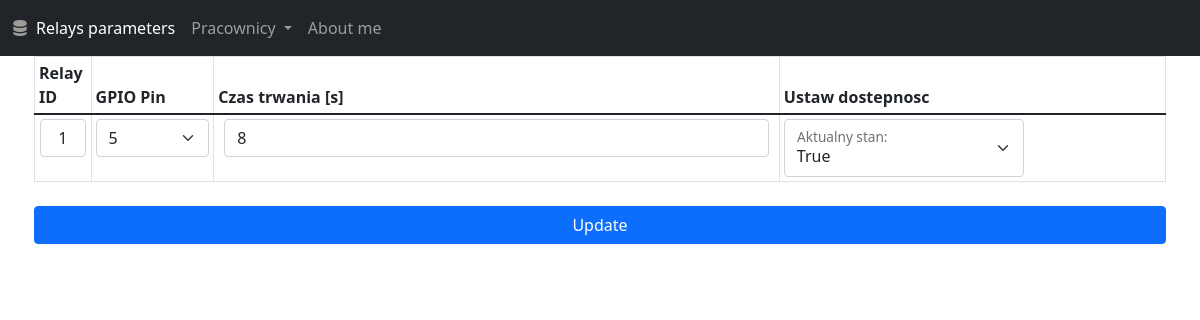
/database_update/1, run on an earlier commit of the app's database.
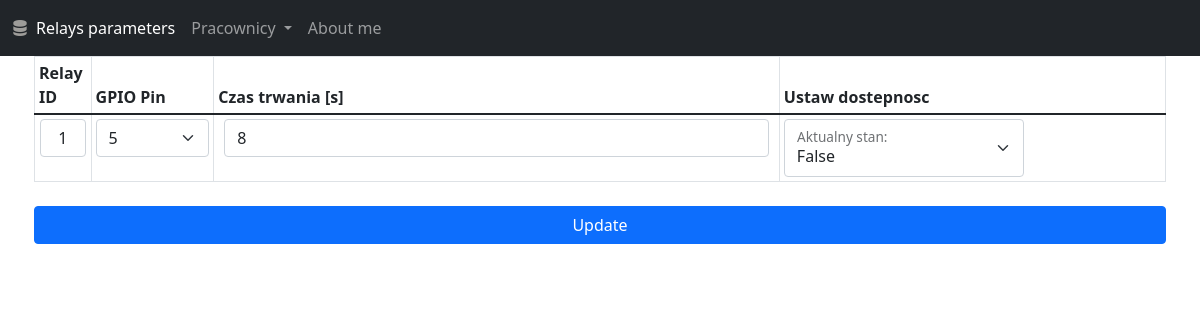
And on a later commit of the database.
### app.py (models this page shows, shortened)
class RelayDB(db.Model):
    __tablename__ = 'relays'
    id = db.Column(db.Integer, primary_key=True)
    pin = db.Column(db.Integer)
    duration = db.Column(db.Integer)
    active = db.Column(db.Boolean)

### app.py (the view)
@app.route('/database_update/<int:id>', methods=['GET', 'POST'])
def update(id):
    event_to_update = RelayDB.query.get_or_404(id)
    if request.method == "POST":
        event_to_update.pin = int(request.form['gpio_pin_number'])
        event_to_update.duration = int(request.form['duration_time'])
        event_to_update.active = int(request.form['is_enable'])
        print("Updated event_to_update:", event_to_update)
        try:
            db.session.commit()
            print("POST successful")
            return redirect(url_for('.testdb'))
        except Exception as e:
            print("Error during commit:", str(e))
            error_text = "<p>The error:<br>" + str(e) + "</p>"
            hed = '<h1>Something is broken.</h1>'
            return hed + error_text
    else:
        return render_template("database_update.html", event_to_update=event_to_update)

### templates/database_update.html (shortened to what this page needs)
{% extends 'base.html' %} {% block title %}Update task{% endblock %} {% block
content %}
<div class="container">
  <form
    class="row gy-2 gx-3 align-items-center"
    action="/database_update/{{event_to_update.id}}"
    method="POST"
  >
    <table class="table table-bordered table-sm">
      <thead>
        <tr>
          <th
            data-field="Identifier"
            data-filter-control="select"
            data-sortable="true"
          >
            Relay ID
          </th>
          <th
            data-field="Kategoria"
            data-filter-control="select"
            data-sortable="true"
          >
            GPIO Pin
          </th>
          <th
            data-field="Opis"
            data-filter-control="select"
            data-sortable="true"
          >
            Czas trwania [s]
          </th>
          <th
            data-field="Wstawil"
            data-filter-control="select"
            data-sortable="true"
          >
            Ustaw dostepnosc
          </th>
        </tr>
      </thead>
      <tbody>
        <tr>
          <td style="padding-inline: 5px; text-align: center; width: 5%">
            <label class="form-control" name="RelayID"> {{ event_to_update.id }} </label>
          </td>
          <td>
            <select
              class="form-select form-select"
              id="gpio_pin_number"
              name="gpio_pin_number"
            >
              <option selected>{{event_to_update.pin}}</option>
            ><br />
          </td>
          <td style="padding-inline: 10px; text-align: center; width: 50%">
            <input
              class="form-control"
              type="text"
              id="duration_time"
              name="duration_time"
              style="width: 100%"
              value="{{event_to_update.duration}}"
            />
          </td>
          <td>
            <div class="form-floating" style="width: 180pt">
              <select
                class="form-select"
                id="is_enable"
                name="is_enable"
                aria-label="Floating label select example"
                required
              >
                <option selected>{{event_to_update.active}}</option>
              </select>
              <label for="is_enable">Aktualny stan:</label>
            </div>
          </td>
        </tr>
      </tbody>
    </table>
    <input class="btn btn-primary" type="submit" value="Update" />
  </form>
</div>
{% endblock %}

What changed in the data, as far as the page shows it:
changed RelayDB id 1: is_enable "True" → "False"
